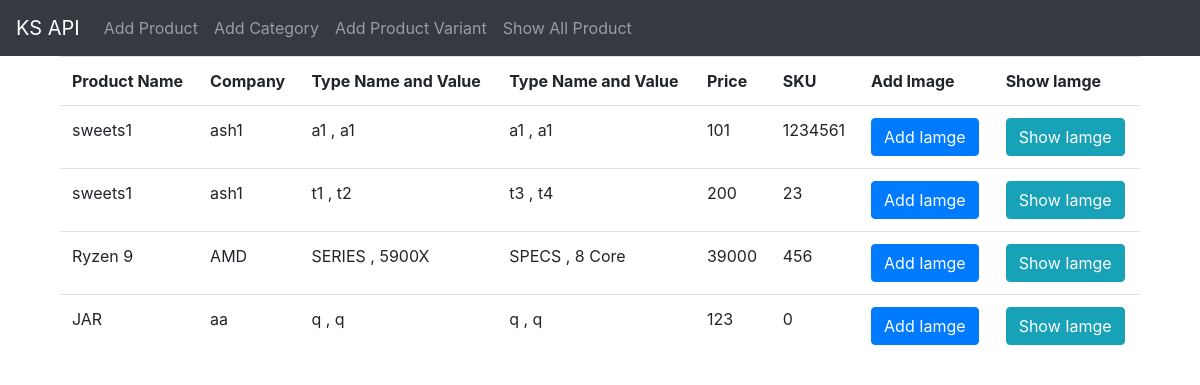
The app's page /sap.php with its own data.
### tables this page shows
CREATE TABLE IF NOT EXISTS `product_tb` (
  `id` int(11) NOT NULL AUTO_INCREMENT,
  `product_nm` varchar(20) NOT NULL,
  `product_cm` varchar(20) NOT NULL,
  `cat_id` varchar(10) NOT NULL,
  `description` text NOT NULL,
  PRIMARY KEY (`id`)
);

CREATE TABLE IF NOT EXISTS `product_var` (
  `id` int(11) NOT NULL AUTO_INCREMENT,
  `product_id` int(11) NOT NULL,
  `type_name_1` varchar(20) NOT NULL,
  `type_qty_1` varchar(20) NOT NULL,
  `type_name_2` varchar(20) NOT NULL,
  `type_qty_2` varchar(20) NOT NULL,
  `fprice` varchar(10) NOT NULL,
  `price` varchar(20) NOT NULL,
  `sku` varchar(50) NOT NULL,
  `qty` varchar(5) NOT NULL,
  `gst` varchar(5) NOT NULL,
  `status` varchar(5) NOT NULL,
  PRIMARY KEY (`id`)
);

### sap.php (the view, shortened to what this page needs)
<?php include('inc/header.php'); ?>
<?php include('inc/nav.php'); ?>
<?php include('inc/connection.php'); ?>
<div class="container">
<?php
        $sql = "SELECT * FROM `product_tb`";
        $res = mysqli_query($db,$sql);
        echo '
        <div class="container">
        <table class="table">
            <tr>
                <th> Product Name </th>
                <th> Company </th>
                <th> Type Name and Value </th>
                <th> Type Name and Value </th>
                <th> Price </th>
                <th> SKU </th>
                <th> Add Image </th>
                <th> Show Iamge </th>
            </tr>
        ';
        while($row = mysqli_fetch_assoc($res)) {
            $id = $row['id'];
            $nm = $row['product_nm'];
            $cm = $row['product_cm'];
            $sql1 = "SELECT * FROM `product_var` WHERE `product_id`=$id";
            $res1 = mysqli_query($db,$sql1);
            while($row1 = mysqli_fetch_assoc($res1)) {
                extract($row1);
            echo '
            <tr>
                <td>'.$nm.'</td>
                <td>'.$cm.'</td>
                <td>'.$type_name_1.' , '.$type_qty_1.'</td>
                <td>'.$type_name_2.' , '.$type_qty_2.'</td>
                <td>'.$price.'</td>
                <td>'.$sku.'</td>
                <td><a href="addImg.php?pid='.$id.'" class="btn btn-primary">Add Iamge</a></td>
                <td><a href="showImage.php?pid='.$id.'" class="btn btn-info">Show Iamge</a></td>
            </tr>
            ';
            }
            }
            echo '</table></div>';
?>
</div>
<?php include('inc/footer.php'); ?>

### records on screen
product_tb: product_nm "sweets1", product_cm "ash1"
product_var: type_name_1 "a1", type_qty_1 "a1", type_name_2 "a1", type_qty_2 "a1", price "101", sku "1234561"
product_var: type_name_1 "t1", type_qty_1 "t2", type_name_2 "t3", type_qty_2 "t4", price "200", sku "23"
product_tb: product_nm "Ryzen 9", product_cm "AMD"
product_var: type_name_1 "SERIES", type_qty_1 "5900X", type_name_2 "SPECS", type_qty_2 "8 Core", price "39000", sku "456"
product_tb: product_nm "JAR", product_cm "aa"
product_var: type_name_1 "q", type_qty_1 "q", type_name_2 "q", type_qty_2 "q", price "123", sku "0"
